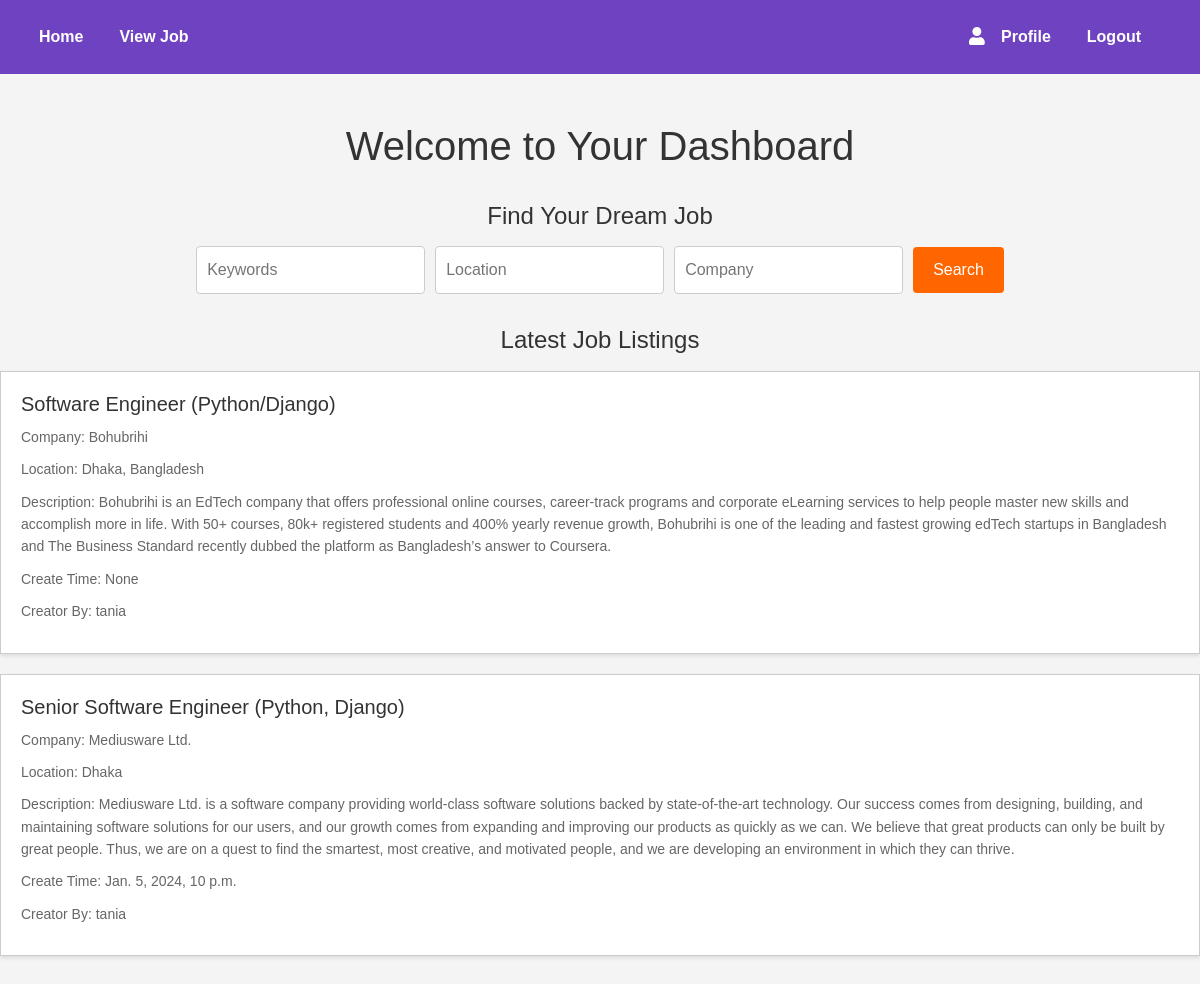
Before: /viewjobPage with the older database file.
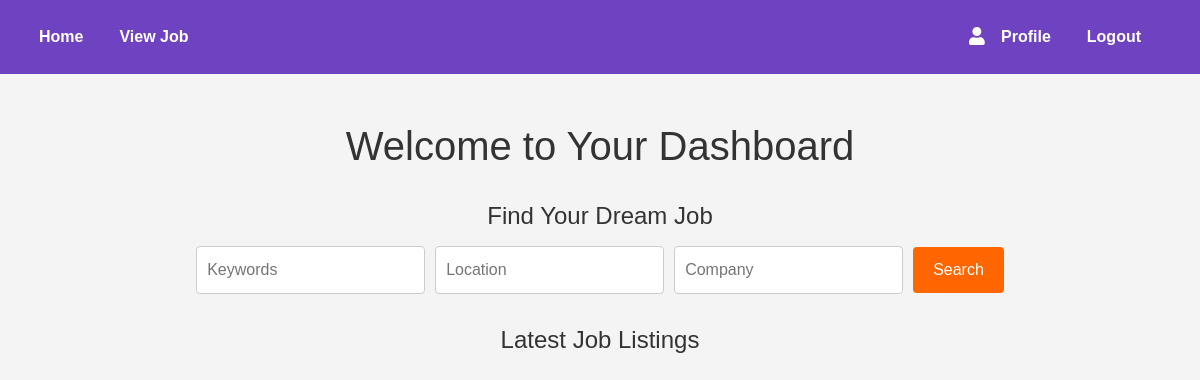
After: the same page with the newer database file.
### myApp/models.py (models this page shows, shortened)
class jobModel(models.Model):
    job_title=models.CharField(max_length=100, null=True)
    company_name=models.CharField(max_length=100, null=True)
    location=models.CharField(max_length=100, null=True)
    description=models.TextField()
    create_at=models.DateTimeField(auto_now_add=True, null=True)
    job_creator=models.ForeignKey(customUser, on_delete=models.CASCADE)

class customUser(AbstractUser):
    USER = [
        ('jobseeker','JobSeeker'),('recruiter','Recruiter')
    ]
    Display_name = models.CharField(max_length = 50,null=True)
    email = models.EmailField(unique = True)
    password = models.CharField(max_length = 50)
    confirm_password = models.CharField(max_length = 50,null=True)
    user_type = models.CharField(choices = USER,max_length = 50)

### myApp/views.py (the view)
# urls.py: path("viewjobPage", views.viewjobPage, name='viewjobPage'),
def viewjobPage(request):
    job = jobModel.objects.all()
    context = {
        'job':job
    }
    return render (request, 'viewjob.html',context)

### templates/viewjob.html (shortened to what this page needs)
{% extends "dashboard.html" %}
{% block section %}
<section class="search">
    <h2>Find Your Dream Job</h2>
    <form action="#" method="get">
        <input type="text" name="keywords"
            placeholder="Keywords">
        <input type="text" name="location"
            placeholder="Location">
        <input type="text" name="company"
            placeholder="Company">
        <button type="submit">
            Search
        </button>
    </form>
</section>
<section class="job-listings">
    <h2>Latest Job Listings</h2>
    <ul>
        {% for i in job  %}
        <li>
            <h3>{{i.job_title}}</h3>
            <p>Company: {{i.company_name}}</p>
            <p>Location: {{i.location}}</p>
            <p>Description: {{i.description}}</p>
            <p>Create Time: {{i.create_at}}</p>
            <p>Creator By: {{i.job_creator}}</p>
        </li>
        {% endfor %}
    </ul>
</section> {% endblock section %}

### templates/dashboard.html (shortened to what this page needs)
{% extends "base.html" %}
{% block content %}
{% include "navbar.html" %}
<div class="container text-center mt-5">
    <h1>Welcome to Your Dashboard</h1>
</div>
{% block section %}
{% endblock section %}
{% endblock content %}

### templates/base.html (shortened to what this page needs)
{% load static %}
<!DOCTYPE html>
<html lang="en">
<head>
    <link rel="stylesheet" href="https://stackpath.bootstrapcdn.com/bootstrap/4.3.1/css/bootstrap.min.css">
    <link rel="stylesheet" href="https://cdnjs.cloudflare.com/ajax/libs/font-awesome/5.15.1/css/all.min.css">
</head>
<body>
    {% block content %}
    {% endblock content %}
</body>
</html>

### templates/navbar.html (shortened to what this page needs)
{% block content %}
<nav class="navbar navbar-expand-lg">
    <div class="container-fluid">
        <div class="navbar-collapse navbar-left">
            <ul class="navbar-nav">
                <li class="nav-item active">
                    <a class="nav-link" href="{% url "dashboardPage" %}">Home</a>
                </li>
                <li class="nav-item">
                    <a class="nav-link" href="{% url "viewjobPage" %}">View Job</a>
                </li>
            </ul>
        </div>
        <div class="navbar-collapse navbar-right">
            <ul class="navbar-nav">
                <li class="nav-item user-profile">
                    <span class="user-icon"><i class="fas fa-user"></i></span>
                    <a class="nav-link" href="{% url "profilePage" %}">Profile</a>
                </li>
                <li class="nav-item">
                    <a class="nav-link" href="{% url "logoutPage" %}">Logout</a>
                </li>
            </ul>
        </div>
    </div>
</nav>
{% endblock content %}

### templates/dashboard.html (style rules this page uses)
.navbar { background-color: #6f42c1; color: white; }
.navbar-brand, .navbar-nav a { color: white; }
.navbar-collapse { justify-content: space-between; }
.navbar-left, .navbar-right { display: flex; align-items: center; }
.navbar-right { justify-content: flex-end; }
.user-icon { margin-right: 8px; font-size: 18px; }
.user-profile { display: flex; align-items: center; }
h1 { color: #333; }
* { margin: 0; padding: 0; box-sizing: border-box; }
body { font-family: Arial, sans-serif; background-color: #f4f4f4; line-height: 1.6; color: #333; }
nav ul { list-style: none; display: flex; justify-content: center; padding: 0.5rem 0; }
nav li { margin-right: 20px; }
nav a { text-decoration: none; color: #fff; font-weight: bold; transition: color 0.3s; }
.search { text-align: center; margin-top: 2rem; }
.search h2 { font-size: 24px; margin-bottom: 1rem; }
.search form { display: flex; justify-content: center; align-items: center; }
.search input[type="text"] { padding: 10px; margin-right: 10px; border: 1px solid #ccc; border-radius: 4px; }
.search button { background-color: #ff6600; color: #fff; border: none; padding: 10px 20px; border-radius: 4px; cursor: pointer; transition: background-color 0.3s; }
.job-listings { margin: 2rem 0; }
.job-listings h2 { font-size: 24px; margin-bottom: 1rem; text-align: center; }

Changed rows visible on the page:
removed jobModel: job_title "Software Engineer (Python/Django)", company_name "Bohubrihi", location "Dhaka, Bangladesh", description "Bohubrihi is an EdTech company that offers professional online courses, career-track programs and corporate eLearning services to help people master new skills and accomplish more in life. With 50+ courses, 80k+ registered students and 400% yearly revenue growth, Bohubrihi is one of the leading and fastest growing edTech startups in Bangladesh and The Business Standard recently dubbed the platform as Bangladesh’s answer to Coursera.", create_at "None", job_creator "tania"
removed jobModel: job_title "Senior Software Engineer (Python, Django)", company_name "Mediusware Ltd.", location "Dhaka", description "Mediusware Ltd. is a software company providing world-class software solutions backed by state-of-the-art technology. Our success comes from designing, building, and maintaining software solutions for our users, and our growth comes from expanding and improving our products as quickly as we can. We believe that great products can only be built by great people. Thus, we are on a quest to find the smartest, most creative, and motivated people, and we are developing an environment in which they can thrive.", create_at "Jan. 5, 2024, 10 p.m.", job_creator "tania"
